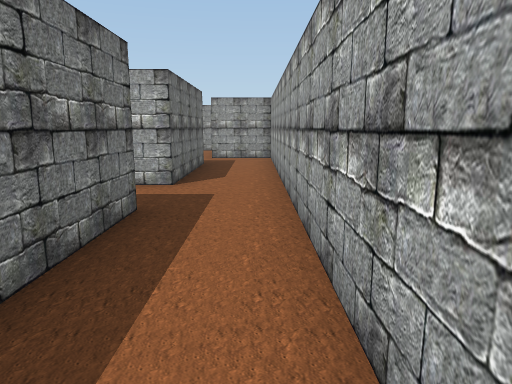
[1] (above)

22 first-person views from a walk through a Unity game level. The camera is 0.51 m above the floor, tilts 10° down and sees 70° across. The floor is counted in squares, 0.5 m on a side. Each view is taken from the middle of a square. On the plan, view 1 faces up. The plan holds only what a view shows up to about 13 squares ahead; the rest is blank.

[2]
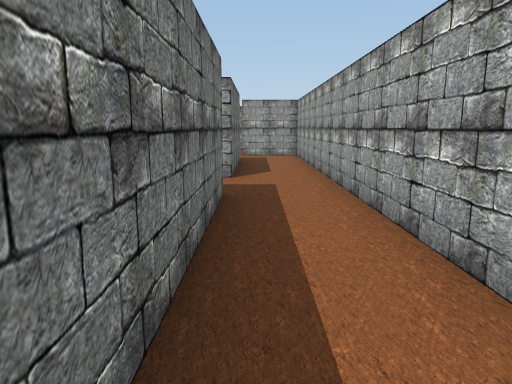

[3]
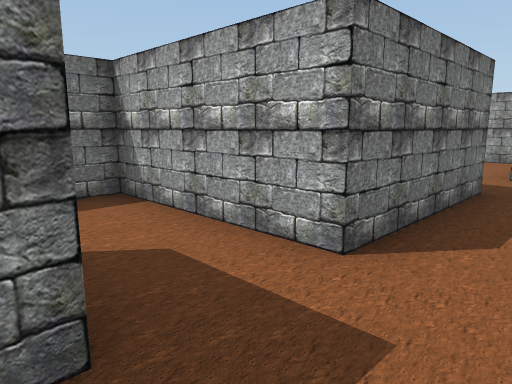

[4]
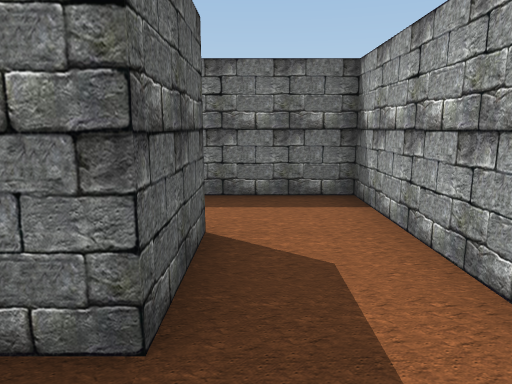

[5]
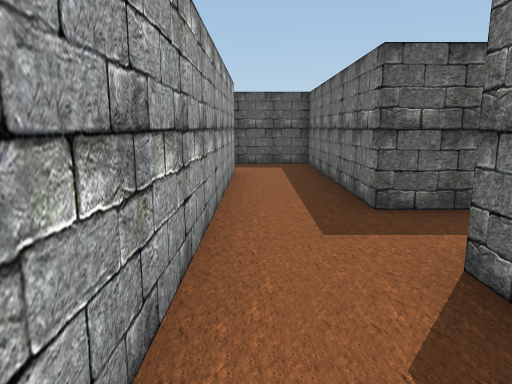

[6]
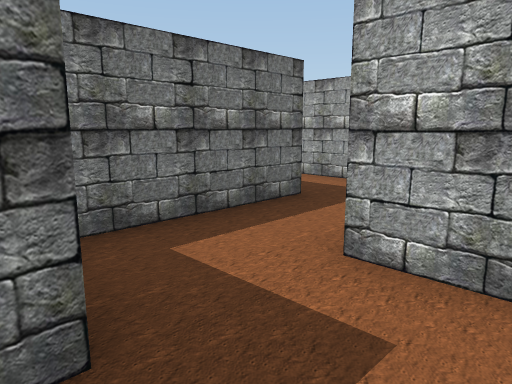

[7]
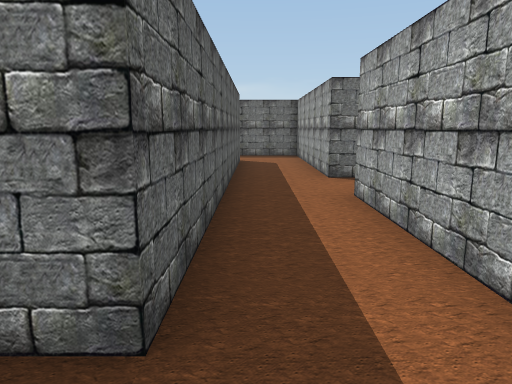

[8]
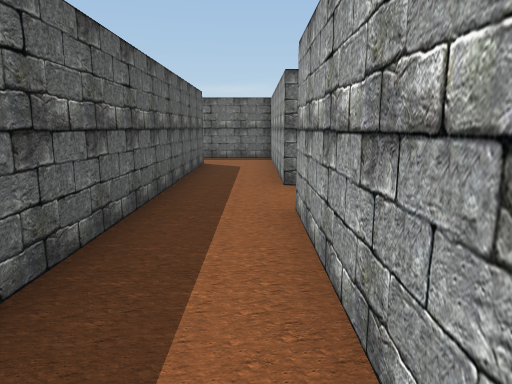

[9]
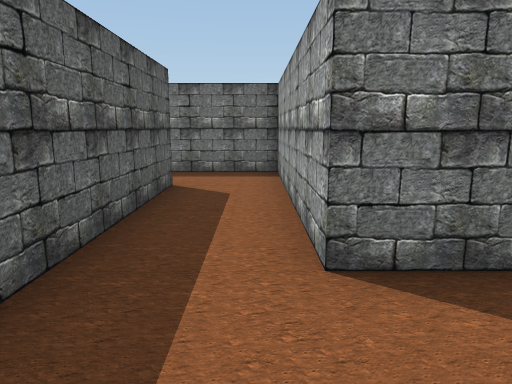

[10]
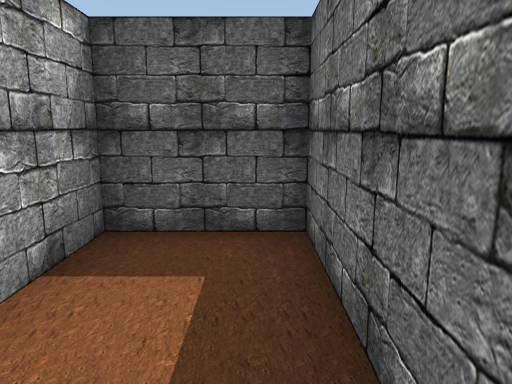

[11]
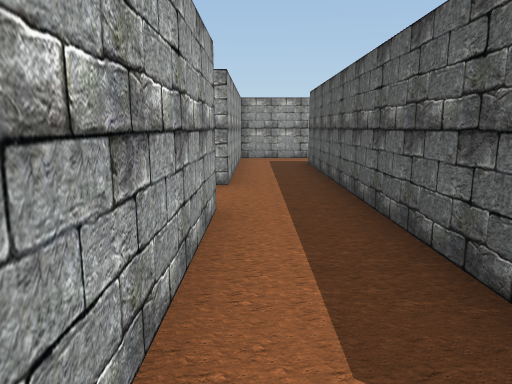

[12]
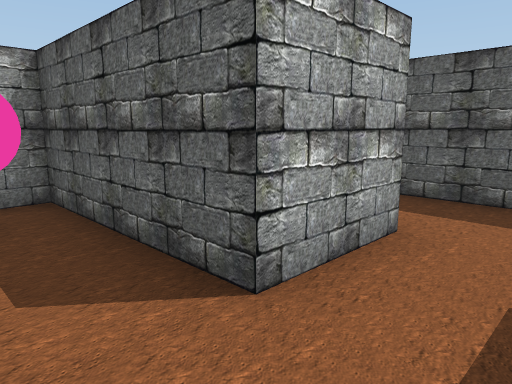

[13]
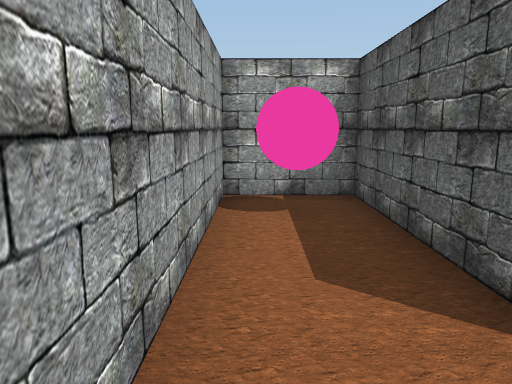

[14]
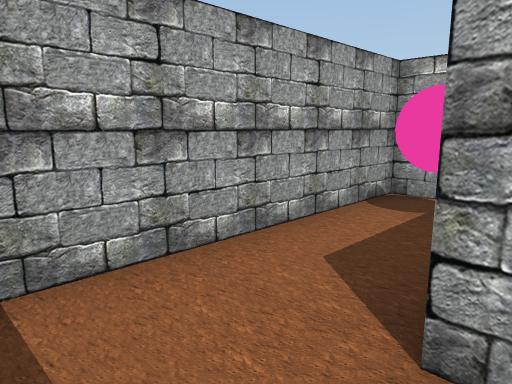

[15]
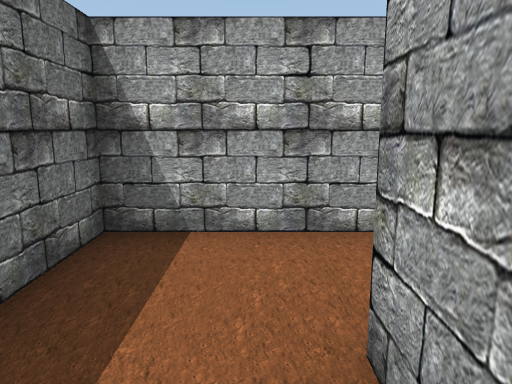

[16]
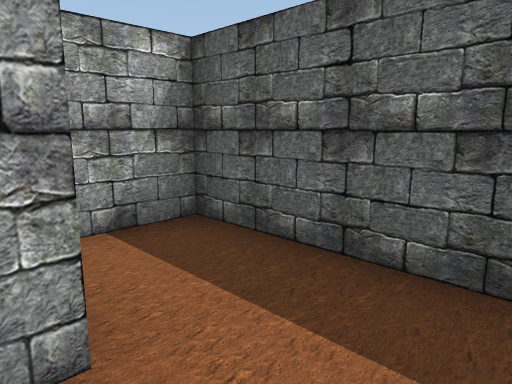

[17]
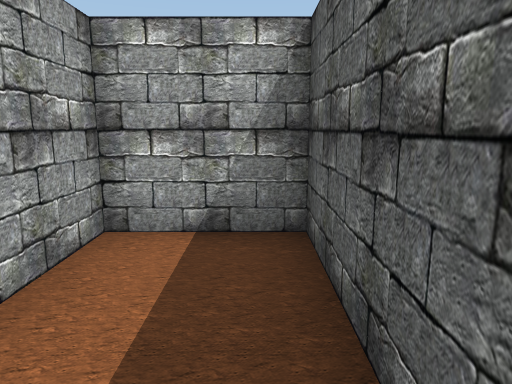

[18]
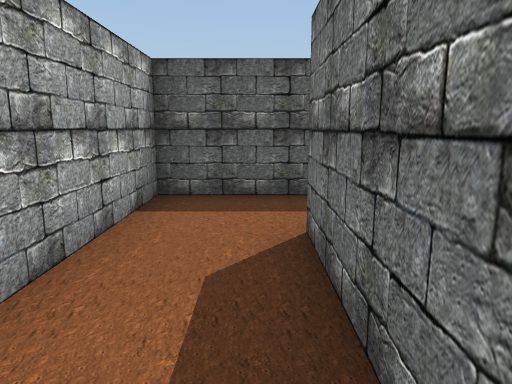

[19]
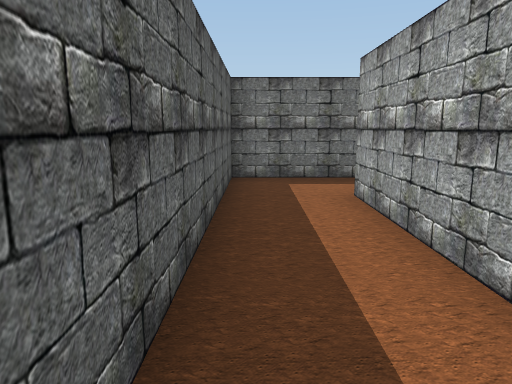

[20]
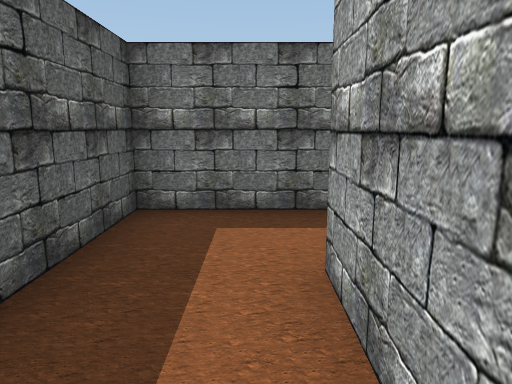

[21]
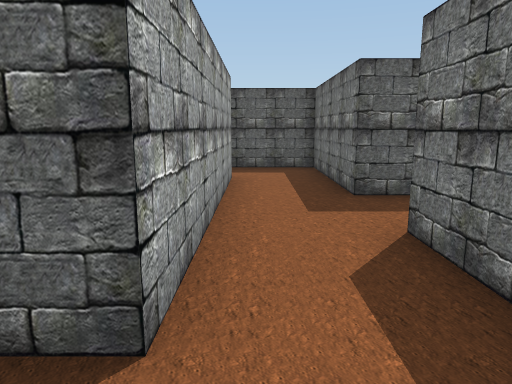

[22]
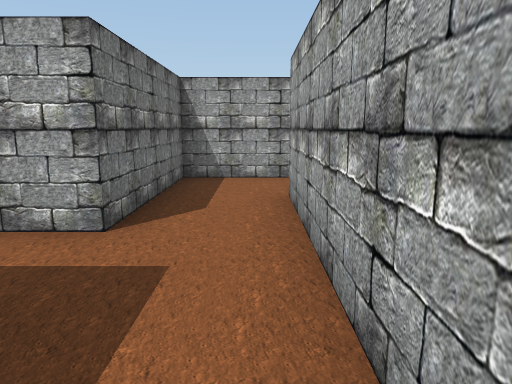

### Floor plan
Points are (right, up) in squares from view 1. A wall is a line through its corners. A room is listed if a view was taken in it or the views show most of it. See-through windows are left out.
Room 1 (views 1, 2, 3, 4, 5, 6, 16, 17)
walls: (-3.5, 4.5) (-1.5, 4.5) (-1.5, -1.5) (2.5, -1.5) (2.5, 0.5) (1, 0.5); (-1.5, 10.6) (-1.5, 6.5) (-3.5, 6.5); (0.5, 0.4) (0.5, 12.5) (-1.5, 12.5); (-3.5, 14.5) (-3.5, 11.1)
ways out: opening at (-2.5, 13.5) to room 2; opening at (-2.5, 5.5) to room 4
Room 2 (views 7, 8, 9, 10, 11)
walls: (-9.5, 16.5) (-15.5, 16.5) (-15.5, 12.5) (-13.5, 12.5) (-13.5, 14); (-13.5, 14.5) (-3.5, 14.5); (-1.5, 14.1) (-1.5, 16.5) (-7.5, 16.5)
ways out: opening at (-2.5, 13.5) to room 1; opening at (-8.5, 17.5) to room 3
Room 3 (views 12, 13, 14, 15)
walls: (-7.5, 16.5) (-7.5, 18.5) (-3.5, 18.5) (-3.5, 20.5) (-9.5, 20.5) (-9.5, 16.5)
ways out: opening at (-8.5, 17.5) to room 2
objects: pink ball (-5, 19) to (-4, 20)
Room 4 (view 18)
walls: (-3.5, 6.5) (-5.5, 6.5) (-5.5, 2.5); (-3.5, 2.5) (-3.5, 4)
ways out: opening at (-2.5, 5.5) to room 1; opening at (-4.5, 3.5) to room 5
Room 5 (views 19, 20, 22)
walls: (-6, 2.5) (-9.5, 2.5) (-9.5, 4.5); (-11.5, 4.5) (-11.5, 0.5) (-3.5, 0.5) (-3.5, 2.5)
ways out: opening at (-4.5, 3.5) to room 4; opening at (-10.5, 3.5)
Room 6 (view 21)
walls: (-9.2, 10.5) (-11.5, 10.5) (-11.5, 6.5); (-9.5, 6.5) (-9.5, 8.5)
ways out: opening at (-10.5, 7.5); opening at (-8.5, 9.5)

Where each view was taken, in squares from view 1:
view 1: 0 up, 0 right, facing up
view 2: 1 down, 1 left, facing up
view 3: 4 up, 0 right, facing up-left
view 4: 5 up, 0 right, facing left
view 5: 9 up, 0 right, facing down
view 6: 10 up, 0 right, facing up-left
view 7: 15 up, 2 left, facing left
view 8: 16 up, 3 left, facing left
view 9: 16 up, 7 left, facing left
view 10: 16 up, 15 left, facing down
view 11: 16 up, 14 left, facing right
view 12: 20 up, 9 left, facing down-right
view 13: 20 up, 9 left, facing right
view 14: 18 up, 9 left, facing up-right
view 15: 17 up, 8 left, facing up
view 16: 1 up, 1 left, facing down-right
view 17: 1 down, 1 left, facing right
view 18: 6 up, 5 left, facing down
view 19: 1 up, 4 left, facing left
view 20: 2 up, 7 left, facing left
view 21: 10 up, 10 left, facing down
view 22: 3 up, 10 left, facing up
